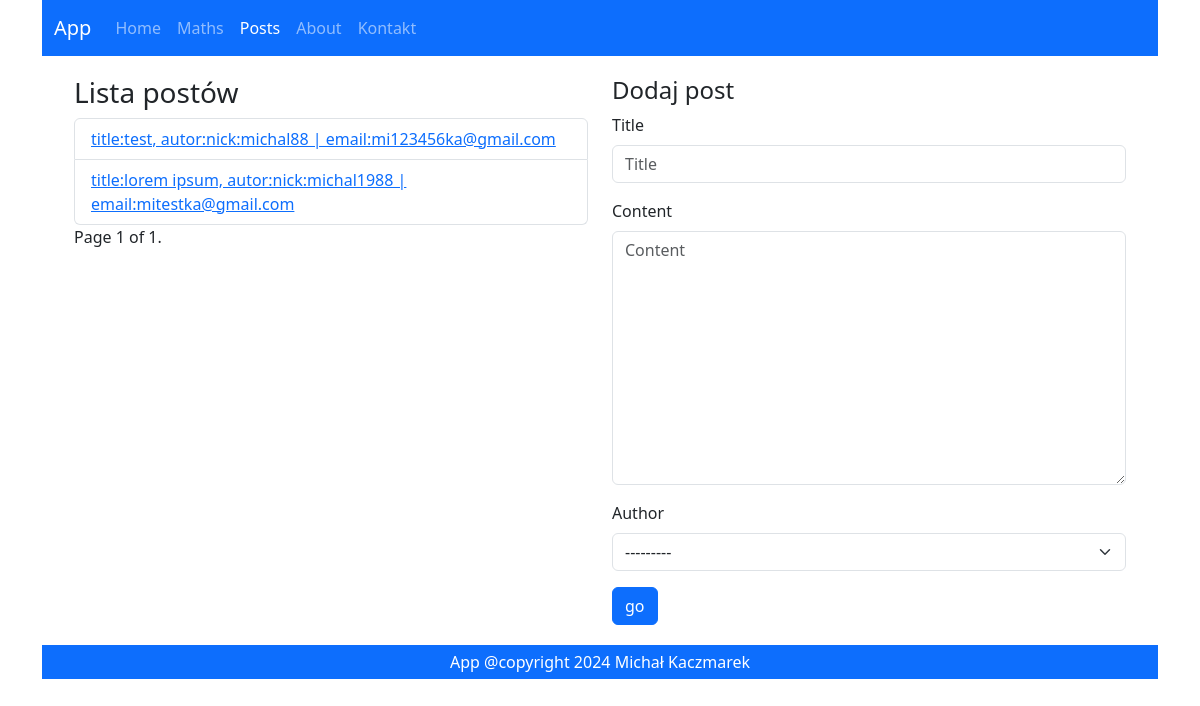
/posts/list/, run on an earlier commit of the app's database.
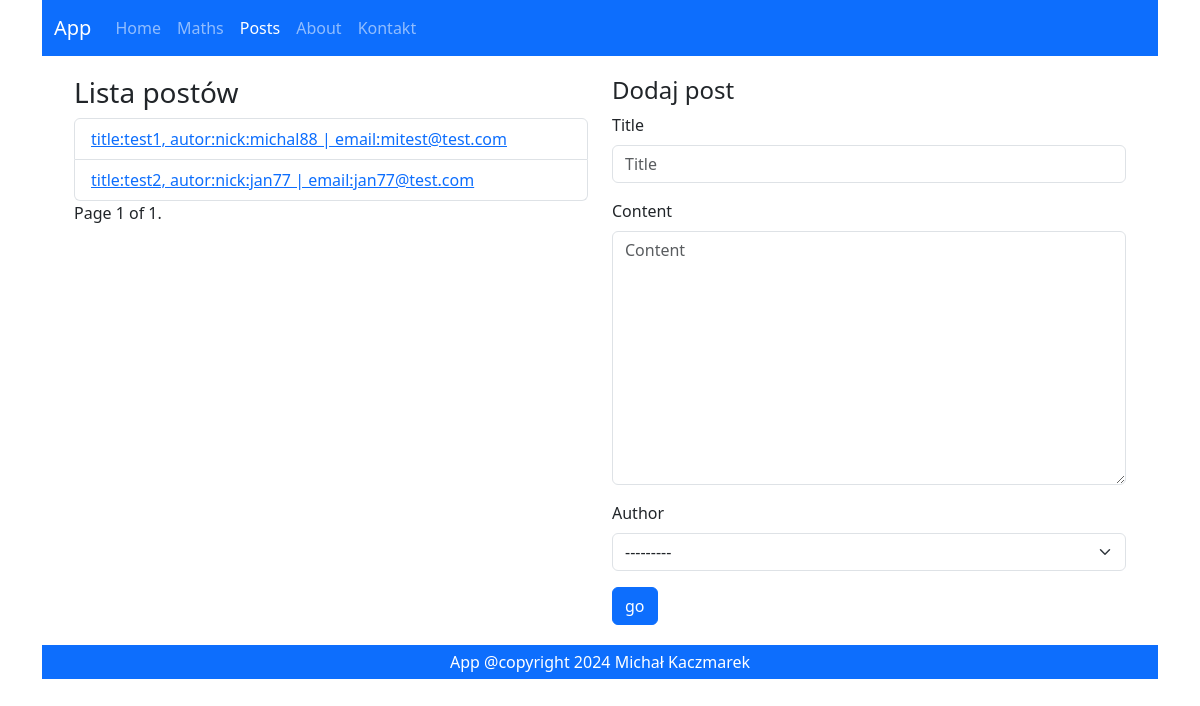
And on a later commit of the database.
### posts/models.py (models this page shows)
class Post(models.Model):
    title = models.CharField(max_length=50)
    content = models.TextField()
    created = models.DateTimeField(
        auto_now_add=True,
    )
    modified = models.DateTimeField(
        auto_now=True,
    )
    author = models.ForeignKey(
        'posts.Author',
        on_delete=models.CASCADE,
    )
    def __str__(self):
        return f"title:{self.title}, autor:{self.author}"

class Author(models.Model):
    nick = models.CharField(max_length=20)
    email = models.EmailField()
    bio = models.TextField(null=True, blank=True)
    def __str__(self):
        return f"nick:{self.nick} | email:{self.email}"

### posts/views.py (the view, shortened to what this page needs)
# urls.py: path('list/', posts_list, name="list"),
def posts_list(request):
    form = PostForm()
    posts = Post.objects.all()
    paginator = Paginator(posts, 2)
    page_number = request.GET.get('page')
    posts = paginator.get_page(page_number)
    return render(
        request=request,
        template_name="posts/list.html",
        context={
            "posts": posts,
            "form": form
        }
    )

### posts/forms.py (shortened to what this page needs)
class PostForm(forms.ModelForm):
    class Meta:
        model = Post
        fields = "__all__"

### posts/templates/posts/list.html (shortened to what this page needs)
{% extends 'main.html' %}
{% load django_bootstrap5 %}
{% block content %}
<div class="col">
  <h3>Lista postów</h3>
  <ul class="list-group">
    {% for p in posts %}
      <li class="list-group-item">
        <a href="{% url 'posts:details' p.id %}">{{ p }}</a>
      </li>
    {% endfor %}
  </ul>
  <div class="pagination">
    <span class="step-links">
      <span class="current">Page {{ posts.number }} of {{ posts.paginator.num_pages }}.</span>
    </span>
  </div>
</div>
<div class="col">
  <h4>Dodaj post</h4>
  <form method="post">
    {% bootstrap_form form %}
    <input type="submit" value="go" class="btn btn-primary"/>
  </form>
</div>
{% endblock %}

What changed in the data, as far as the page shows it:
removed Post: title+author "title:test, autor:nick:michal88 | email:mi123456ka@gmail.com"
removed Post: title+author "title:lorem ipsum, autor:nick:michal1988 | email:mitestka@gmail.com"
added Post: title+author "title:test1, autor:nick:michal88 | email:mitest@test.com"
added Post: title+author "title:test2, autor:nick:jan77 | email:jan77@test.com"
